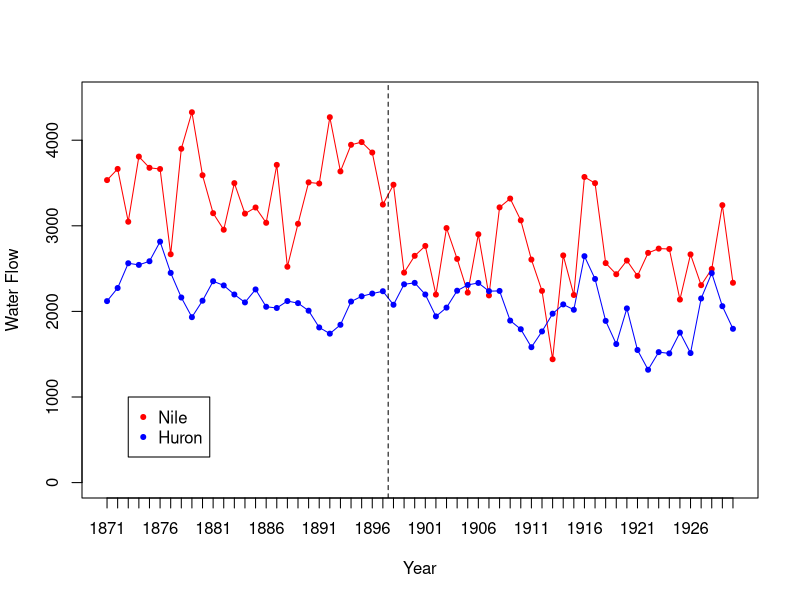
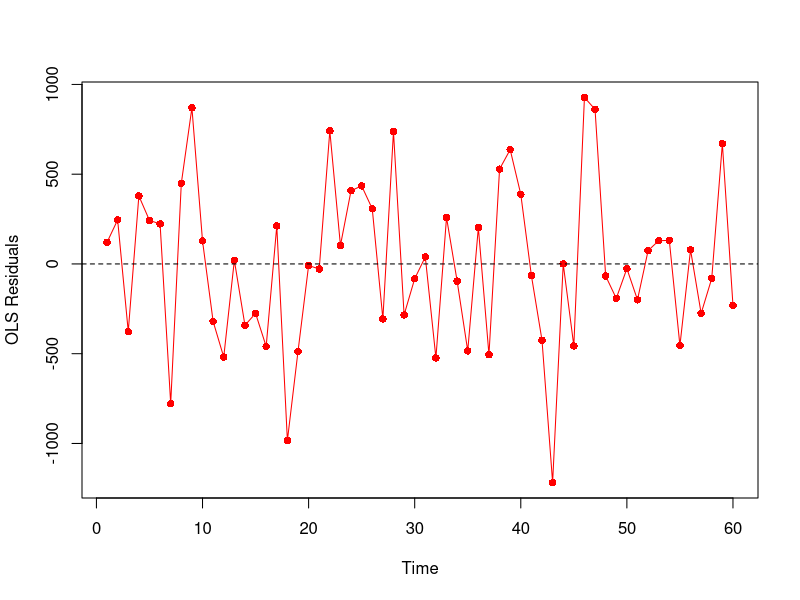
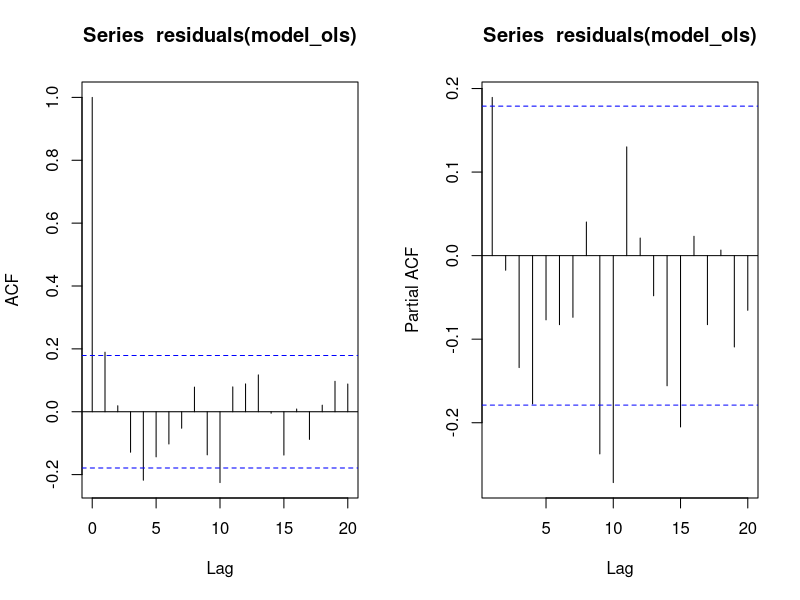
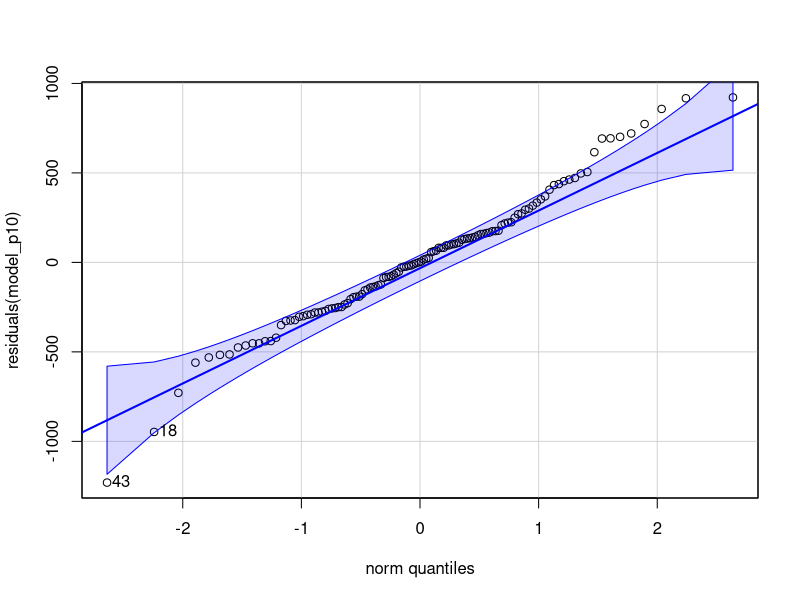
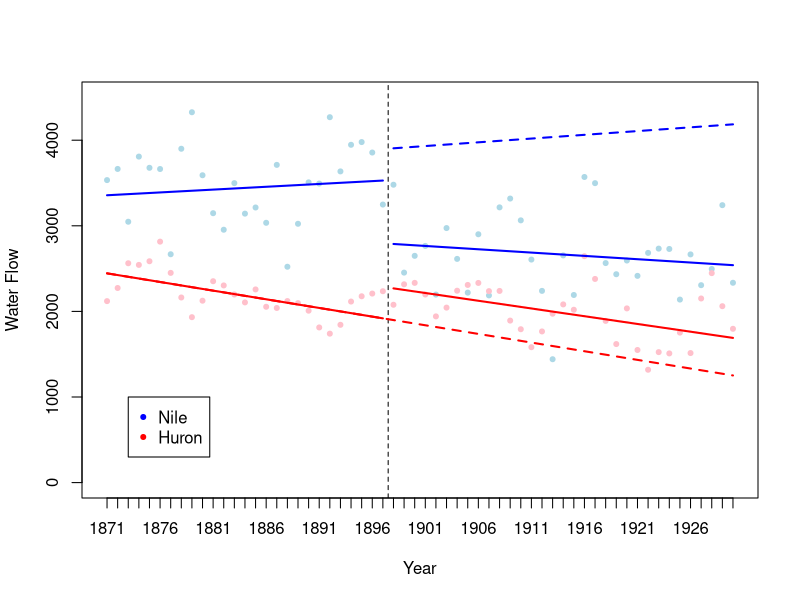

The R script that drew these images, in order:
#####################################
# ITSx: Session 3 Example Analysis
# Michael Law (michael.law@ubc.ca)
# October 2015
#####################################

###################################
# Load the necessary libraries
###################################

library(nlme)
library(car)


########################
# Read in the dataset
########################

# Two options: either use "import dataset" in RStudio, or use read.csv
data <- read.csv("nilehuron.csv",header=T)
head(data)
data["time"] <- rep(1:length(data[data["nile"]==1, 1]), 2)
data["level"] <- c(rep(0, 27), rep(1, 60 - 27), rep(0, 27), rep(1, 60 - 27))
data["trend"] <- c(rep(0, 27), 1:(60-27), rep(0, 27), 1:(60-27))
data["niletime"] <- c(1:60, rep(0, 60))
data["nilelevel"] <- c(rep(0, 27), rep(1, 60 - 27), rep(0, 60))
data["niletrend"] <- c(rep(0, 27), 1:(60-27), rep(0, 60))
    

    

########################
# Initial Plot
########################

# Plot the time series for the Nile at Aswan
plot(data$time[1:60],data$flow[1:60],
     ylab="Water Flow",
     ylim=c(0,4500),
     xlab="Year",
     type="l",
     col="red",
     xaxt="n")

# Add in control group flow into Lake Huron
points(data$time[61:120],data$flow[61:120],
       type='l',
       col="blue")

# Add x-axis year labels
axis(1, at=1:60, labels=data$year[1:60])

# Add in the points for the figure
points(data$time[1:60],data$flow[1:60],
       col="red",
       pch=20)

points(data$time[61:120],data$flow[61:120],
       col="blue",
       pch=20)

# Label the weather change
abline(v=27.5,lty=2)

# Add in a legend
legend(x=3, y=1000, legend=c("Nile","Huron"),
       col=c("red","blue"),pch=20)


########################
# Modeling
########################

# A preliminary OLS regression
model_ols<-lm(flow ~ time + nile + niletime + level + trend + nilelevel + 
          niletrend, data=data)
summary(model_ols)
confint(model_ols)


################################
# Assessing Autocorrelation
################################

# Durbin-watson test to 12 lags
dwt(model_ols,max.lag=12,alternative="two.sided")

# Graph the residuals from the OLS regression to check for serially correlated errors
plot(data$time[1:60],
	residuals(model_ols)[1:60],
	type='o',
	pch=16,
	xlab='Time',
	ylab='OLS Residuals',
	col="red")
abline(h=0,lty=2)

# Plot ACF and PACF
# Set plotting to two records on one page
par(mfrow=c(1,2))

# Produce Plots
acf(residuals(model_ols))
acf(residuals(model_ols),type='partial')
# Note decay in ACF, significant spike at 10 in PACF, model p=10


########################
# Run the final model
########################
  
# Fit the GLS regression model
model_p10 <- gls(flow ~ time + nile + niletime + level + trend + nilelevel + 
             niletrend,
             data=data,
             correlation=corARMA(p=10,form=~time|nile),
             method="ML")
summary(model_p10)
confint(model_p10)




########################
# Diagnostic tests
########################
  
# Likelihood-ratio tests to check whether the parameters of the AR process for the errors are necessary and sufficient
model_p10q1 <- update(model_p10,correlation=corARMA(q=1,p=10,form=~time|nile))
anova(model_p10,model_p10q1)
  
model_p11 <- update(model_p10,correlation=corARMA(p=11,form=~time|nile))
anova(model_p10,model_p11)

# Put plotting back to one chart
par(mfrow=c(1,1))

# Residual plot
qqPlot(residuals(model_p10))


########################
# Plot results
#########################

# First plot the raw data points for the Nile
plot(data$time[1:60],data$flow[1:60],
          ylim=c(0,4500),
          ylab="Water Flow",
          xlab="Year",
          pch=20,
          col="lightblue",
          xaxt="n")

# Add x-axis year labels
axis(1, at=1:60, labels=data$year[1:60])
# Label the policy change
abline(v=27.5,lty=2)

# Add in the points for the control
points(data$time[61:120],data$flow[61:120],
       col="pink",
       pch=20)

# Plot the first line segment for the intervention group
lines(data$time[1:27], fitted(model_p10)[1:27], col="blue",lwd=2)

# Add the second line segment for the intervention group
lines(data$time[28:60], fitted(model_p10)[28:60], col="blue",lwd=2)

# Add the counterfactual for the intervention group
segments(28, model_p10$coef[1] + model_p10$coef[2]*28 + model_p10$coef[3]+model_p10$coef[4]*28 + 
           model_p10$coef[5] + model_p10$coef[6],
         60, model_p10$coef[1] + model_p10$coef[2]*60 + model_p10$coef[3]+model_p10$coef[4]*60 + 
           model_p10$coef[5] + model_p10$coef[6]*33,
         lty=2,col='blue',lwd=2)

# Plot the first line segment for the control group
lines(data$time[61:87], fitted(model_p10)[61:87], col="red",lwd=2)

# Add the second line segment for the control
lines(data$time[88:120], fitted(model_p10)[88:120], col="red",lwd=2)

# Add the counterfactual for the control group
segments(1, model_p10$coef[1]+model_p10$coef[2],
         60,model_p10$coef[1]+model_p10$coef[2]*60,
         lty=2,col='red',lwd=2)

# Add in a legend
legend(x=3, y=1000, legend=c("Nile","Huron"), col=c("blue","red"),pch=20)


##############################################
# Predict absolute and relative changes
##############################################

# Predicted value at 25 years after the weather change
pred <- fitted(model_p10)[52]

# Estimate the counterfactual at the same time point
cfac <- model_p10$coef[1] + model_p10$coef[2]*52 +
        model_p10$coef[3] + model_p10$coef[4]*52 +
        model_p10$coef[5] + model_p10$coef[6]*25

# Absolute change at 25 years
pred - cfac
# Relative change at 25 years
(pred - cfac) / cfac

# END